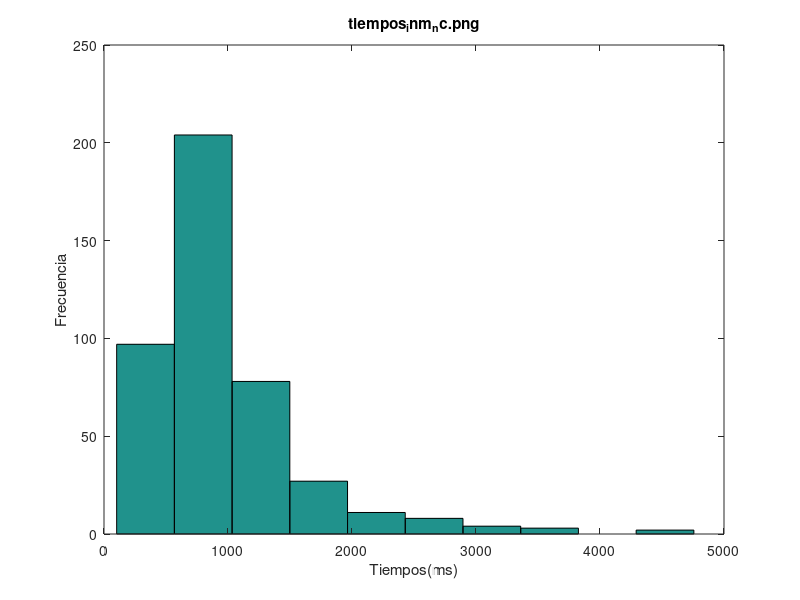
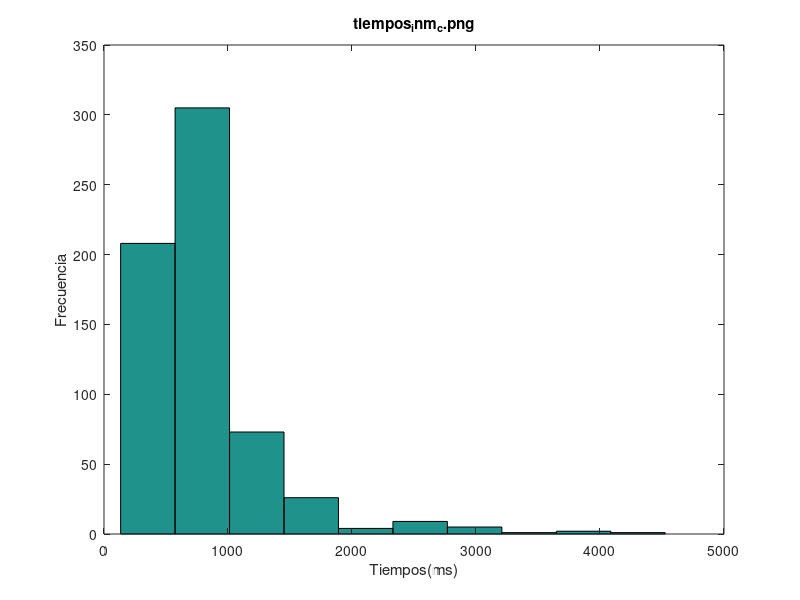
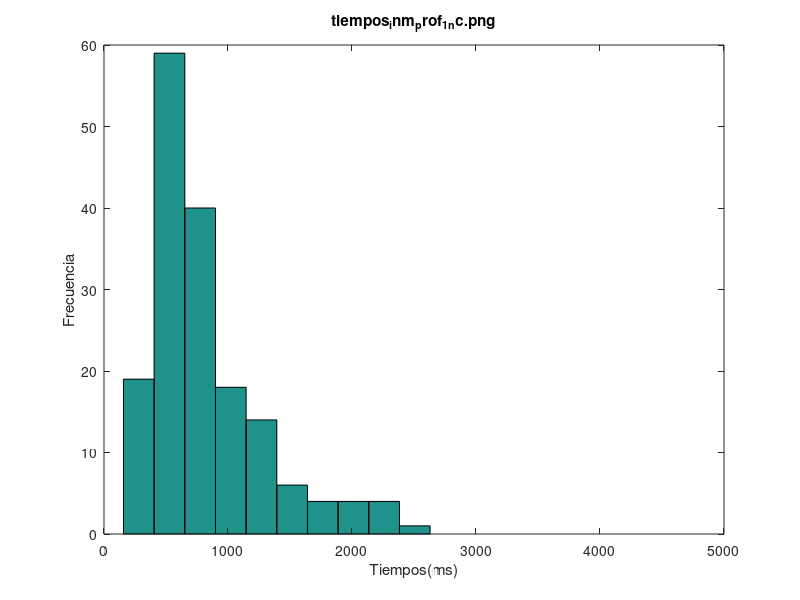
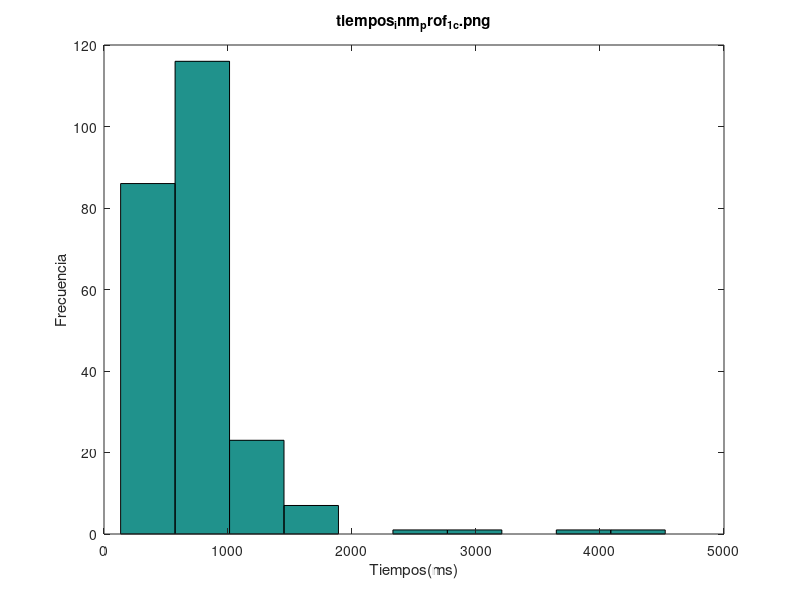

The MATLAB script that drew these images, in order:
% Script para graficar tiempos y correr t_tests

% Cargo data:
tiempos_inm_nc = [2294, 1689, 2565, 1030, 1121, 1418, 1350, 1406, 2294, 1150, 754, 2716, 1386, 1506, 2014, 3426, 726, 586, 1062, 1538, 3333, 645, 878, 542, 814, 662, 774, 606, 566, 654, 1774, 498, 4757, 4541, 877, 310, 649, 2649, 666, 630, 474, 942, 592, 721, 2942, 2630, 1893, 391, 721, 598, 337, 3815, 1362, 433, 318, 730, 1070, 102, 605, 590, 1278, 990, 350, 796, 158, 633, 549, 769, 869, 910, 1095, 458, 721, 665, 1274, 1085, 642, 1142, 645, 510, 374, 1222, 662, 894, 642, 501, 511, 618, 825, 694, 1226, 476, 967, 574, 390, 334, 870, 350, 414, 686, 642, 285, 426, 942, 366, 716, 2965, 1138, 890, 802, 1318, 974, 650, 2234, 486, 870, 1390, 794, 717, 1286, 594, 774, 658, 1018, 1281, 1094, 394, 446, 541, 379, 621, 157, 653, 985, 726, 895, 469, 669, 477, 850, 941, 429, 1101, 1202, 953, 874, 1478, 1202, 1109, 1314, 1250, 1830, 1254, 1918, 1510, 1278, 902, 1026, 2482, 2166, 1314, 2022, 2158, 1886, 878, 1766, 1798, 1206, 1161, 1966, 1006, 753, 1645, 718, 1292, 778, 777, 1057, 610, 1174, 866, 1394, 1925, 1009, 2193, 677, 949, 669, 825, 502, 2718, 457, 1162, 466, 1130, 550, 482, 1221, 886, 981, 414, 1101, 516, 581, 357, 494, 685, 511, 1133, 598, 578, 1184, 1181, 218, 586, 1462, 2452, 662, 2045, 695, 662, 711, 374, 707, 484, 569, 570, 1359, 739, 680, 620, 597, 653, 1083, 429, 647, 697, 541, 589, 510, 628, 1002, 708, 579, 635, 610, 1044, 711, 558, 526, 962, 1674, 1002, 891, 737, 981, 990, 692, 702, 695, 498, 816, 986, 1111, 1045, 836, 1022, 1184, 1255, 732, 773, 602, 682, 670, 835, 421, 501, 800, 547, 1045, 582, 396, 3176, 1859, 677, 861, 664, 510, 643, 781, 755, 1042, 1525, 835, 1134, 1309, 530, 1538, 1046, 639, 493, 333, 422, 568, 518, 611, 482, 513, 647, 618, 621, 581, 295, 382, 542, 686, 446, 1804, 531, 430, 807, 649, 1598, 2606, 850, 635, 741, 1609, 1328, 605, 809, 676, 701, 835, 666, 638, 573, 520, 1250, 1248, 742, 1145, 1530, 578, 1280, 617, 1042, 795, 455, 699, 344, 511, 659, 535, 712, 562, 695, 687, 834, 1961, 1238, 690, 1056, 474, 805, 760, 467, 519, 1018, 418, 515, 526, 665, 466, 461, 689, 2331, 448, 825, 559, 661, 524, 908, 416, 1091, 381, 432, 451, 833, 491, 842, 639, 939, 583, 589, 626, 3578, 1082, 786, 1050, 842, 1594, 765, 714, 1143, 630, 766, 730, 622, 1533, 1058, 958, 699, 1529, 1066, 1629, 1075, 1445, 626, 893, 694, 997, 1246, 566, 510, 670, 554, 1326, 1502, 753, 703, 1294, 1230, 730];
tiempos_inm_c = [1155, 529, 562, 601, 770, 781, 633, 593, 709, 445, 373, 357, 545, 661, 1781, 489, 341, 757, 865, 561, 717, 537, 517, 1089, 2565, 333, 1357, 861, 437, 302, 414, 414, 606, 341, 570, 366, 429, 1170, 470, 582, 550, 610, 1028, 453, 674, 865, 650, 938, 654, 642, 986, 566, 754, 594, 966, 558, 902, 637, 761, 1182, 629, 925, 877, 672, 621, 609, 1033, 793, 549, 665, 885, 1061, 814, 325, 1303, 597, 334, 334, 458, 670, 466, 399, 373, 430, 506, 350, 465, 421, 387, 365, 386, 458, 454, 550, 374, 590, 493, 333, 622, 1438, 538, 449, 610, 830, 614, 433, 1374, 614, 557, 509, 637, 910, 653, 510, 769, 685, 765, 581, 670, 669, 473, 221, 762, 578, 865, 645, 697, 822, 1497, 738, 790, 454, 590, 637, 886, 1050, 134, 626, 1010, 762, 749, 538, 326, 674, 654, 526, 422, 326, 678, 829, 510, 426, 654, 642, 525, 529, 621, 458, 561, 733, 346, 1082, 658, 582, 406, 397, 731, 301, 318, 181, 933, 506, 681, 650, 730, 485, 458, 1294, 1370, 447, 533, 494, 589, 575, 1110, 517, 621, 482, 486, 651, 757, 702, 1214, 474, 893, 580, 1745, 874, 1137, 885, 706, 2917, 717, 594, 586, 1566, 454, 438, 446, 441, 926, 798, 486, 794, 718, 878, 594, 1154, 781, 618, 758, 642, 758, 518, 406, 134, 574, 598, 414, 326, 390, 473, 469, 1221, 433, 445, 429, 317, 505, 2898, 1286, 842, 850, 826, 1098, 686, 690, 781, 954, 2718, 809, 2026, 621, 437, 701, 865, 901, 1213, 829, 854, 713, 1109, 961, 1193, 698, 621, 2354, 1342, 617, 1173, 1294, 981, 782, 597, 606, 767, 1110, 581, 542, 485, 930, 381, 606, 848, 573, 590, 594, 885, 1869, 601, 705, 658, 990, 619, 1489, 1526, 874, 1318, 830, 910, 1139, 901, 2462, 814, 805, 658, 1798, 1190, 610, 3798, 1034, 782, 2134, 1005, 2270, 839, 789, 566, 1294, 661, 902, 710, 2754, 1215, 1866, 581, 1053, 2466, 1665, 626, 1349, 586, 2189, 505, 597, 453, 502, 1294, 874, 661, 622, 834, 694, 570, 1337, 1402, 2333, 1202, 530, 2581, 1310, 782, 502, 805, 726, 662, 1741, 1613, 497, 589, 417, 526, 742, 586, 301, 554, 698, 456, 614, 466, 637, 786, 685, 705, 574, 446, 406, 490, 430, 413, 502, 450, 1150, 753, 698, 606, 498, 518, 466, 534, 567, 357, 463, 582, 526, 429, 686, 426, 494, 614, 570, 510, 494, 879, 473, 1182, 1066, 666, 1153, 1018, 1510, 618, 646, 800, 818, 1838, 630, 902, 710, 830, 674, 546, 1258, 366, 778, 870, 686, 414, 574, 606, 1127, 429, 590, 631, 498, 590, 722, 3509, 1476, 1738, 913, 866, 954, 1026, 1485, 1273, 1006, 936, 1033, 3766, 765, 493, 1189, 536, 1173, 1133, 1013, 2885, 1105, 1356, 650, 625, 4526, 1418, 966, 1282, 1070, 1070, 886, 926, 734, 1413, 1869, 1021, 750, 1629, 625, 653, 1477, 665, 877, 1237, 1246, 889, 799, 403, 2929, 560, 506, 686, 386, 710, 1227, 485, 442, 969, 614, 422, 598, 391, 517, 246, 434, 598, 522, 758, 418, 446, 458, 1454, 910, 1511, 1094, 261, 310, 542, 413, 582, 454, 454, 542, 489, 650, 561, 705, 665, 946, 741, 486, 721, 1733, 349, 785, 985, 753, 1058, 1278, 650, 782, 729, 694, 581, 965, 501, 293, 565, 796, 678, 882, 605, 491, 885, 618, 2552, 724, 713, 674, 454, 617, 1017, 590, 746, 882, 414, 674, 382, 646, 758, 606, 990, 450, 650, 762, 766, 298, 330, 1526, 982, 142, 278, 286, 390, 278, 294, 338, 685, 430, 594, 542, 758, 966, 402, 849, 1573, 1525, 1073, 585, 1310, 578, 925, 778, 552, 637, 693, 669, 501, 538, 453, 3117, 685, 737, 829, 717, 529, 633, 602, 526, 538, 694, 578, 686, 630, 710, 662, 269, 622, 374, 457, 482, 871, 777, 668, 683, 562];
tiempos_inm_prof_1_nc = [2294, 1689, 1121, 1350, 1406, 2294, 754, 2014, 726, 586, 645, 878, 542, 662, 606, 310, 666, 592, 2630, 1893, 391, 337, 318, 730, 1278, 990, 350, 665, 1274, 645, 510, 374, 894, 642, 694, 1226, 390, 334, 870, 414, 802, 650, 486, 870, 1390, 594, 1094, 394, 541, 379, 157, 429, 953, 874, 1314, 1830, 1254, 1918, 902, 2166, 1314, 1886, 878, 1766, 1206, 1966, 1292, 1057, 610, 1394, 1009, 677, 949, 669, 457, 550, 482, 414, 1101, 516, 357, 494, 218, 586, 1462, 695, 374, 707, 484, 1359, 739, 653, 1083, 429, 541, 589, 628, 708, 526, 1002, 692, 695, 498, 816, 1022, 602, 682, 501, 800, 547, 582, 781, 755, 1042, 530, 639, 493, 333, 568, 647, 618, 295, 382, 542, 446, 430, 741, 605, 809, 666, 638, 573, 520, 742, 1280, 617, 455, 699, 344, 474, 805, 519, 418, 515, 526, 689, 2331, 559, 661, 416, 1091, 381, 451, 842, 786, 1050, 1594, 714, 1143, 630, 766, 1058, 1629, 1445, 626, 997, 1246, 510, 1326];
tiempos_inm_prof_1_c = [601, 633, 445, 373, 357, 489, 717, 517, 1089, 437, 302, 414, 606, 366, 453, 650, 938, 986, 754, 558, 902, 637, 877, 672, 549, 665, 325, 1303, 334, 465, 386, 550, 374, 590, 622, 830, 614, 433, 509, 637, 910, 510, 685, 578, 865, 1497, 738, 790, 454, 1050, 749, 326, 674, 326, 678, 829, 621, 1082, 582, 406, 397, 933, 506, 485, 1294, 1370, 494, 589, 575, 517, 580, 1137, 594, 454, 438, 446, 794, 781, 758, 642, 134, 574, 598, 326, 469, 826, 1098, 954, 809, 621, 437, 701, 854, 713, 621, 1342, 617, 606, 767, 1110, 542, 381, 1869, 705, 658, 1489, 1318, 830, 910, 805, 658, 3798, 782, 789, 566, 1294, 661, 1665, 626, 505, 453, 502, 1294, 834, 2333, 530, 502, 805, 726, 1741, 589, 456, 786, 705, 574, 446, 406, 502, 450, 606, 518, 466, 357, 463, 582, 429, 494, 666, 1153, 618, 800, 630, 902, 710, 674, 366, 778, 414, 574, 606, 429, 631, 866, 954, 1273, 936, 765, 493, 1189, 2885, 1105, 4526, 966, 1282, 734, 1413, 1869, 750, 653, 560, 506, 1227, 442, 614, 422, 598, 434, 758, 446, 458, 1094, 261, 542, 582, 561, 705, 665, 741, 486, 785, 1278, 782, 729, 501, 293, 565, 678, 724, 1017, 746, 414, 758, 766, 330, 142, 278, 286, 278, 685, 1573, 585, 778, 552, 693, 669, 501, 685, 737, 526, 694, 578, 662, 269, 622, 374, 482];
tiempos_inm_prof_2_nc = [2565, 1030, 1386, 3426, 1062, 814, 566, 654, 498, 4757, 4541, 877, 2649, 630, 474, 2942, 721, 598, 1070, 796, 549, 869, 458, 1085, 642, 1142, 1222, 825, 476, 350, 285, 716, 890, 1318, 794, 717, 1281, 621, 726, 469, 850, 941, 1202, 1478, 1202, 1109, 1510, 1278, 1798, 1006, 777, 1174, 866, 825, 502, 1130, 1221, 581, 685, 511, 578, 1184, 1181, 2452, 662, 2045, 711, 569, 647, 510, 579, 610, 558, 1674, 891, 737, 981, 986, 1111, 1045, 773, 670, 1045, 3176, 677, 664, 510, 643, 1525, 835, 1134, 1046, 422, 513, 686, 807, 1598, 850, 635, 1328, 676, 701, 1250, 578, 1042, 535, 562, 834, 1961, 1238, 1056, 760, 665, 466, 825, 524, 432, 639, 939, 626, 1082, 842, 730, 622, 1529, 1075, 893, 566, 1502, 703, 730];
tiempos_inm_prof_2_c = [1155, 562, 770, 709, 545, 661, 1781, 537, 2565, 414, 429, 470, 610, 1028, 865, 654, 642, 966, 761, 1182, 629, 793, 885, 597, 670, 399, 506, 350, 421, 387, 365, 454, 493, 449, 653, 765, 581, 473, 221, 645, 697, 822, 590, 637, 1010, 538, 654, 510, 654, 529, 561, 733, 346, 731, 301, 318, 650, 458, 1110, 486, 757, 474, 893, 874, 885, 706, 2917, 1566, 441, 926, 798, 618, 758, 414, 1221, 445, 505, 2898, 1286, 850, 686, 690, 781, 865, 901, 1213, 1193, 2354, 1173, 581, 606, 573, 594, 885, 990, 619, 1139, 901, 2462, 1034, 2134, 710, 1215, 1866, 581, 2466, 1349, 586, 2189, 597, 874, 661, 1337, 1202, 2581, 662, 586, 301, 698, 614, 466, 637, 490, 430, 753, 498, 526, 614, 510, 473, 1018, 1510, 1838, 1258, 1127, 722, 3509, 1476, 913, 1026, 1485, 3766, 536, 1173, 1133, 1418, 1070, 1021, 1477, 877, 889, 799, 2929, 686, 386, 710, 391, 517, 418, 1454, 310, 454, 454, 489, 721, 1733, 753, 650, 694, 796, 605, 885, 618, 2552, 674, 454, 617, 674, 382, 650, 298, 390, 430, 542, 402, 849, 1310, 578, 925, 637, 538, 453, 3117, 633, 538, 871, 668, 562];
tiempos_inm_prof_3_nc = [1418, 1150, 2716, 1506, 1538, 3333, 774, 1774, 649, 942, 721, 3815, 1362, 433, 102, 605, 590, 158, 633, 769, 910, 1095, 721, 662, 501, 511, 618, 967, 574, 686, 642, 426, 942, 366, 2965, 1138, 974, 2234, 1286, 774, 658, 1018, 446, 653, 985, 895, 669, 477, 1101, 1250, 1026, 2482, 2022, 2158, 1161, 753, 1645, 718, 778, 1925, 2193, 2718, 1162, 466, 886, 981, 1133, 598, 662, 570, 680, 620, 597, 697, 1002, 635, 1044, 711, 962, 990, 702, 836, 1184, 1255, 732, 835, 421, 396, 1859, 861, 1309, 1538, 518, 611, 482, 621, 581, 1804, 531, 649, 2606, 1609, 835, 1248, 1145, 1530, 795, 511, 659, 712, 695, 687, 690, 467, 1018, 461, 448, 908, 833, 491, 583, 589, 3578, 765, 1533, 958, 699, 1066, 694, 670, 554, 753, 1294, 1230];
tiempos_inm_prof_3_c = [529, 781, 593, 341, 757, 865, 561, 333, 1357, 861, 341, 570, 1170, 582, 550, 674, 566, 594, 925, 621, 609, 1033, 1061, 814, 334, 458, 466, 373, 430, 458, 333, 1438, 538, 610, 1374, 614, 557, 769, 670, 669, 762, 886, 134, 626, 762, 526, 422, 426, 642, 525, 458, 658, 181, 681, 730, 447, 533, 621, 482, 651, 702, 1214, 1745, 717, 586, 486, 718, 878, 594, 1154, 518, 406, 390, 473, 433, 429, 317, 842, 2718, 2026, 829, 1109, 961, 698, 1294, 981, 782, 597, 485, 930, 848, 590, 601, 1526, 874, 814, 1798, 1190, 610, 1005, 2270, 839, 902, 2754, 1053, 622, 694, 570, 1402, 1310, 782, 1613, 497, 417, 526, 742, 554, 685, 413, 1150, 698, 534, 567, 686, 426, 570, 494, 879, 1182, 1066, 646, 818, 830, 546, 870, 686, 590, 498, 590, 1738, 1006, 1033, 1013, 1356, 650, 625, 1070, 886, 926, 1629, 625, 665, 1237, 1246, 403, 485, 969, 246, 598, 522, 910, 1511, 413, 542, 650, 946, 349, 985, 1058, 581, 965, 882, 491, 713, 590, 882, 646, 606, 990, 450, 762, 1526, 982, 294, 338, 594, 758, 966, 1525, 1073, 829, 717, 529, 602, 686, 630, 710, 457, 777, 683];
tiempos_inm_largo_6_nc = [1689, 1121, 1418, 754, 1386, 1506, 3426, 586, 498, 649, 2649, 666, 474, 592, 721, 721, 337, 1362, 433, 730, 633, 769, 458, 721, 665, 1274, 642, 642, 618, 825, 1226, 642, 426, 1138, 890, 802, 650, 2234, 794, 594, 658, 1018, 1281, 394, 985, 895, 850, 1202, 953, 874, 1202, 1314, 1250, 1026, 2482, 1314, 1161, 753, 778, 777, 1057, 610, 866, 1394, 1009, 2193, 825, 457, 466, 1130, 482, 578, 586, 1462, 662, 695, 662, 739, 620, 597, 429, 635, 558, 962, 1674, 1002, 737, 692, 702, 986, 1022, 1255, 732, 773, 682, 1859, 664, 755, 1042, 835, 530, 1538, 568, 611, 482, 513, 618, 531, 649, 850, 1328, 605, 809, 701, 666, 742, 1530, 578, 617, 659, 712, 834, 690, 1056, 474, 805, 760, 519, 1018, 665, 2331, 448, 825, 661, 491, 626, 3578, 1082, 786, 1050, 842, 1594, 714, 730, 1058, 699, 1529, 1066, 1075, 626, 554, 753, 730];
tiempos_inm_largo_6_c = [529, 562, 601, 770, 633, 593, 545, 489, 865, 561, 537, 1089, 570, 1170, 610, 674, 865, 650, 938, 642, 986, 754, 594, 761, 672, 609, 1033, 793, 665, 458, 466, 506, 465, 387, 386, 458, 538, 449, 610, 433, 769, 473, 762, 578, 865, 697, 1497, 738, 1050, 626, 1010, 762, 538, 674, 426, 642, 529, 458, 561, 346, 1082, 658, 731, 506, 681, 650, 730, 458, 1370, 482, 651, 474, 1745, 874, 1137, 706, 594, 586, 441, 794, 594, 1154, 618, 642, 473, 433, 505, 842, 850, 826, 1098, 690, 954, 809, 2026, 865, 713, 961, 1193, 698, 2354, 617, 930, 848, 594, 601, 705, 658, 619, 1489, 874, 1139, 658, 610, 1034, 2754, 1866, 2466, 1665, 626, 586, 505, 874, 834, 570, 1337, 1402, 1202, 530, 497, 417, 586, 554, 698, 456, 466, 786, 705, 490, 450, 753, 698, 498, 466, 426, 570, 473, 1066, 666, 1153, 1018, 618, 800, 818, 674, 546, 1258, 778, 498, 722, 1738, 913, 866, 954, 1026, 1273, 936, 1033, 536, 1105, 650, 625, 1418, 1282, 625, 665, 889, 403, 2929, 560, 506, 386, 1227, 442, 969, 434, 522, 418, 458, 489, 650, 561, 705, 665, 946, 721, 785, 985, 753, 1058, 650, 729, 882, 491, 618, 713, 674, 617, 1017, 746, 882, 674, 450, 650, 762, 298, 330, 338, 594, 402, 1073, 585, 578, 778, 552, 538, 737, 529, 633, 602, 538, 578, 457, 777, 562];
tiempos_inm_largo_12_nc = [2565, 1030, 1406, 2294, 1150, 2014, 726, 1062, 1538, 542, 566, 1774, 630, 942, 2942, 1893, 391, 318, 1070, 605, 350, 549, 910, 1095, 1085, 1142, 510, 374, 1222, 662, 894, 694, 476, 967, 870, 285, 942, 366, 2965, 1318, 974, 870, 1390, 717, 1286, 1094, 379, 726, 669, 477, 1101, 1478, 1109, 1254, 1918, 1278, 902, 2166, 1766, 1006, 1645, 718, 1174, 1925, 949, 669, 502, 2718, 550, 1221, 516, 685, 1133, 598, 2452, 2045, 711, 707, 484, 569, 570, 1359, 653, 1083, 647, 589, 579, 1044, 711, 891, 981, 990, 498, 816, 1045, 836, 602, 670, 547, 3176, 861, 1525, 1134, 1309, 1046, 493, 333, 422, 647, 542, 807, 2606, 1609, 676, 835, 573, 520, 1248, 1280, 1042, 699, 535, 695, 687, 467, 515, 526, 466, 461, 689, 559, 524, 381, 639, 583, 589, 765, 630, 766, 622, 1533, 1629, 1445, 893, 1246, 1502, 1294, 1230];
tiempos_inm_largo_12_c = [781, 709, 373, 357, 1781, 717, 517, 2565, 1357, 414, 429, 582, 550, 654, 566, 966, 902, 637, 629, 925, 877, 549, 885, 1303, 670, 373, 430, 421, 365, 454, 374, 590, 493, 333, 622, 830, 614, 614, 910, 765, 670, 669, 645, 822, 454, 637, 886, 749, 326, 654, 829, 654, 525, 733, 406, 397, 318, 181, 933, 485, 1294, 575, 486, 702, 1214, 885, 2917, 717, 1566, 438, 446, 798, 486, 781, 758, 758, 598, 1221, 429, 317, 686, 781, 2718, 437, 701, 1213, 829, 854, 621, 1342, 1173, 981, 1110, 606, 590, 990, 1526, 830, 910, 2462, 814, 805, 3798, 782, 2134, 2270, 1294, 710, 1053, 1349, 2189, 597, 502, 1294, 661, 622, 2333, 2581, 726, 526, 742, 614, 637, 685, 446, 406, 430, 413, 502, 606, 518, 582, 614, 494, 879, 1182, 1510, 646, 1838, 902, 710, 830, 366, 606, 590, 1485, 1006, 3766, 493, 1189, 1133, 1013, 2885, 4526, 966, 1070, 1869, 1477, 1237, 1246, 686, 710, 485, 422, 598, 517, 246, 758, 446, 1454, 261, 454, 542, 486, 1733, 349, 1278, 782, 694, 565, 605, 454, 590, 414, 382, 646, 758, 766, 286, 430, 758, 966, 1525, 1310, 925, 637, 669, 501, 3117, 685, 526, 694, 686, 622, 871, 683];
tiempos_inm_largo_18_nc = [2294, 1350, 2716, 3333, 645, 878, 814, 662, 774, 606, 654, 4757, 4541, 877, 310, 2630, 598, 3815, 102, 590, 1278, 990, 796, 158, 869, 645, 501, 511, 574, 390, 334, 350, 414, 686, 716, 486, 774, 446, 541, 621, 157, 653, 469, 941, 429, 1830, 1510, 2022, 2158, 1886, 878, 1798, 1206, 1966, 1292, 677, 1162, 886, 981, 414, 1101, 581, 357, 494, 511, 1184, 1181, 218, 374, 680, 697, 541, 510, 628, 1002, 708, 610, 526, 695, 1111, 1184, 835, 421, 501, 800, 1045, 582, 396, 677, 510, 643, 781, 639, 518, 621, 581, 295, 382, 686, 446, 1804, 430, 1598, 635, 741, 638, 1250, 1145, 795, 455, 344, 511, 562, 1961, 1238, 418, 908, 416, 1091, 432, 451, 833, 842, 939, 1143, 958, 694, 997, 566, 510, 670, 1326, 703];
tiempos_inm_largo_18_c = [1155, 445, 661, 341, 757, 333, 861, 437, 302, 414, 606, 341, 366, 470, 1028, 453, 558, 1182, 621, 1061, 814, 325, 597, 334, 334, 399, 350, 550, 1438, 1374, 557, 509, 637, 653, 510, 685, 581, 221, 790, 590, 134, 526, 422, 326, 678, 510, 621, 582, 301, 447, 533, 494, 589, 1110, 517, 621, 757, 893, 580, 454, 926, 718, 878, 518, 406, 134, 574, 414, 326, 390, 469, 445, 2898, 1286, 621, 901, 1109, 1294, 782, 597, 606, 767, 581, 542, 485, 381, 573, 885, 1869, 1318, 901, 1798, 1190, 1005, 839, 789, 566, 661, 902, 1215, 581, 453, 694, 1310, 782, 502, 805, 662, 1741, 1613, 589, 301, 574, 1150, 534, 567, 357, 463, 526, 429, 686, 494, 510, 630, 870, 686, 414, 574, 1127, 429, 590, 631, 3509, 1476, 765, 1173, 1356, 1070, 886, 926, 734, 1413, 1021, 750, 1629, 653, 877, 799, 614, 391, 598, 910, 1511, 1094, 310, 542, 413, 582, 454, 741, 581, 965, 501, 293, 796, 678, 885, 2552, 724, 606, 990, 1526, 982, 142, 278, 390, 278, 294, 685, 542, 849, 1573, 693, 453, 829, 717, 630, 710, 662, 269, 374, 482, 668];
tiempos_inc_nc = [1473, 679, 625, 591, 431, 598, 399, 544, 472, 399, 535, 1102, 622, 909, 1579, 1893, 2981, 2149, 1549, 1244, 1923, 684, 3283, 1651, 1463, 1080, 2574, 1176, 2271, 854, 687, 620, 4448, 1720, 1886, 702, 2215, 1495, 760, 1038, 2093, 520, 1812, 606, 638, 1205, 1175, 4684, 2295, 1295, 919, 2399, 876, 958, 776, 1405, 1191, 543, 367, 374, 400, 359, 327, 302, 392, 360, 430, 414, 295, 231, 4870, 1240, 3288, 1877, 4559, 764, 1450, 834, 1866, 696, 628, 729, 843, 1005, 1773, 1950, 948, 2126, 2598, 2571, 1374, 2197, 1563, 2052, 711, 936, 631, 1600, 517, 479, 445, 289, 387, 339, 363, 1281, 356, 282, 781, 285, 280, 980, 1459, 1394, 1390, 2127, 2288, 1211, 773, 1579, 752, 502, 681, 1981, 1660, 852, 1868, 1132, 1299, 1165, 2485, 2428, 837, 1644, 524];
tiempos_inc_c = [2599, 792, 287, 478, 743, 495, 391, 366, 1662, 350, 637, 352, 674, 398, 287, 389, 271, 1779, 3608, 1470, 2024, 2906, 2526, 247, 1415, 296, 326, 4945, 230, 2183, 1280, 526, 1567, 414, 407, 318, 338, 324, 342, 269, 323, 2236, 268, 2892, 2936, 431, 1668, 1430, 488, 1174, 541, 408, 3278, 1154, 1403, 925, 652, 694, 1367, 740, 844, 477, 597, 2500, 436, 1965, 1638, 1182, 1127, 454, 313, 303, 2142, 288, 103, 1886, 320, 643, 1839, 1584, 1013, 534, 1293, 1102, 375, 489, 407, 990, 3071, 748, 645, 660, 438, 757, 541, 397, 1799, 342, 405, 1845, 1269, 556, 4169, 1838, 1096, 1241, 1246, 1109, 1117, 496, 390, 488, 1078, 430, 317, 1230, 3844, 766, 627, 536, 533, 351, 391, 1078, 2455, 406, 438, 1814, 1607, 2735, 1783, 461, 1571, 1311, 2167, 551, 397, 2344, 753, 735, 1655, 2023, 2593, 431, 3215, 1197, 398, 1782, 1558, 527, 4060, 1743, 1975, 2670, 861, 1413, 1487, 1638, 1830, 1060, 573, 268, 732, 2103, 565, 486, 896, 1959, 1582, 1872, 526, 360, 326, 462, 1493, 318, 2696, 310, 361, 2000, 509, 934, 558, 638, 481, 343, 324, 313, 333, 320, 680, 1967, 536, 495, 535, 421, 407, 1398, 294, 405, 414, 490, 287, 390, 360];
tiempos_inc_prof_1_nc = [1473, 679, 625, 591, 431, 399, 909, 1579, 1893, 2981, 1651, 1463, 1080, 2574, 1720, 1886, 2215, 760, 1038, 520, 4684, 2295, 1295, 919, 1191, 543, 400, 359, 302, 1240, 3288, 4559, 1450, 834, 696, 1950, 2126, 2598, 711, 936, 631, 517, 1281, 282, 781, 285, 1394, 1390, 1211, 773, 752, 852, 1868, 1132, 2485];
tiempos_inc_prof_1_c = [792, 478, 495, 391, 350, 1470, 2906, 2526, 247, 1280, 526, 414, 407, 318, 2936, 431, 1668, 1430, 1154, 925, 652, 694, 844, 1182, 1127, 454, 313, 303, 1584, 1013, 534, 375, 660, 757, 541, 1799, 1838, 1096, 1246, 1117, 496, 488, 627, 536, 533, 391, 1814, 1607, 1783, 461, 1311, 753, 735, 2023, 431, 3215, 398, 2670, 861, 1487, 1638, 1060, 565, 486, 1959, 1872, 526, 326, 509, 934, 638, 481, 343, 1967, 536, 535, 407, 1398, 405];
tiempos_inc_prof_2_nc = [598, 399, 535, 622, 1549, 1923, 3283, 1176, 687, 620, 4448, 702, 2093, 638, 1175, 876, 776, 1405, 367, 327, 430, 414, 231, 4870, 1877, 1866, 729, 1005, 1773, 1374, 1563, 2052, 1600, 445, 339, 363, 980, 1459, 2127, 1579, 681, 1981, 1660, 1165, 837, 524];
tiempos_inc_prof_2_c = [2599, 287, 1662, 674, 398, 271, 1779, 3608, 296, 326, 230, 2183, 1567, 324, 269, 323, 2892, 1174, 541, 3278, 1403, 740, 2500, 436, 1965, 1638, 288, 643, 1839, 1102, 407, 748, 645, 397, 405, 556, 4169, 1241, 317, 3844, 766, 351, 2455, 438, 551, 2344, 1655, 1197, 527, 1743, 1975, 732, 2103, 896, 360, 318, 361, 2000, 313, 333, 680, 495, 294, 490, 287, 360];
tiempos_inc_prof_3_nc = [544, 472, 1102, 2149, 1244, 684, 2271, 854, 1495, 1812, 606, 1205, 2399, 958, 374, 392, 360, 295, 764, 628, 843, 948, 2571, 2197, 479, 289, 387, 356, 280, 2288, 502, 1299, 2428, 1644];
tiempos_inc_prof_3_c = [743, 366, 637, 352, 287, 389, 2024, 1415, 4945, 338, 342, 2236, 268, 488, 408, 1367, 477, 597, 2142, 103, 1886, 320, 1293, 489, 990, 3071, 438, 342, 1845, 1269, 1109, 390, 1078, 430, 1230, 1078, 406, 2735, 1571, 2167, 397, 2593, 1782, 1558, 4060, 1413, 1830, 573, 268, 1582, 462, 1493, 2696, 310, 558, 324, 320, 421, 414, 390];

global i = 1;

function plot_tiempo( vector, filename, axis_vector )
	global i;
	figure(i);
	hist(vector);
	title(filename);
	xlabel('Tiempos(ms)');
	ylabel('Frecuencia');
	axis(axis_vector);
	saveas(figure(i), filename)
	i++;
endfunction


plot_tiempo(tiempos_inm_nc, 'tiempos_inm_nc.png',[0,5000]);

plot_tiempo(tiempos_inm_c, 'tiempos_inm_c.png',[0,5000]);

plot_tiempo(tiempos_inm_prof_1_nc, 'tiempos_inm_prof_1_nc.png',[0, 5000]);

plot_tiempo(tiempos_inm_prof_1_c, 'tiempos_inm_prof_1_c.png',[0, 5000]);

plot_tiempo(tiempos_inm_prof_2_nc, 'tiempos_inm_prof_2_nc.png',[0, 5000]);

plot_tiempo(tiempos_inm_prof_2_c, 'tiempos_inm_prof_2_c.png',[0, 5000]);

plot_tiempo(tiempos_inm_prof_3_nc, 'tiempos_inm_prof_3_nc.png',[0, 5000]);

plot_tiempo(tiempos_inm_prof_3_c, 'tiempos_inm_prof_3_c.png',[0, 5000]);

plot_tiempo(tiempos_inm_largo_6_nc, 'tiempos_inm_largo_6_nc.png',[0, 5000]);

plot_tiempo(tiempos_inm_largo_6_c, 'tiempos_inm_largo_6_c.png',[0, 5000]);

plot_tiempo(tiempos_inm_largo_12_nc, 'tiempos_inm_largo_12_nc.png',[0, 5000]);

plot_tiempo(tiempos_inm_largo_12_c, 'tiempos_inm_largo_12_c.png',[0, 5000]);

plot_tiempo(tiempos_inm_largo_18_nc, 'tiempos_inm_largo_18_nc.png',[0, 5000]);

plot_tiempo(tiempos_inm_largo_18_c, 'tiempos_inm_largo_18_c.png',[0, 5000]);

plot_tiempo(tiempos_inc_nc, 'tiempos_inc_nc.png',[0,5000]);

plot_tiempo(tiempos_inc_c, 'tiempos_inc_c.png',[0,5000]);

plot_tiempo(tiempos_inc_prof_1_nc, 'tiempos_inc_prof_1_nc.png',[0,5000]);

plot_tiempo(tiempos_inc_prof_1_c, 'tiempos_inc_prof_1_c.png',[0,5000]);

plot_tiempo(tiempos_inc_prof_2_nc, 'tiempos_inc_prof_2_nc.png',[0,5000]);

plot_tiempo(tiempos_inc_prof_2_c, 'tiempos_inc_prof_2_c.png',[0,5000]);

plot_tiempo(tiempos_inc_prof_3_nc, 'tiempos_inc_prof_3_nc.png',[0,5000]);

plot_tiempo(tiempos_inc_prof_3_c, 'tiempos_inc_prof_3_c.png',[0,5000]);

%Cruzo todos con todos, hago un t_test (o ranksum) por cada uno3
% Creo istograma de cada uno
